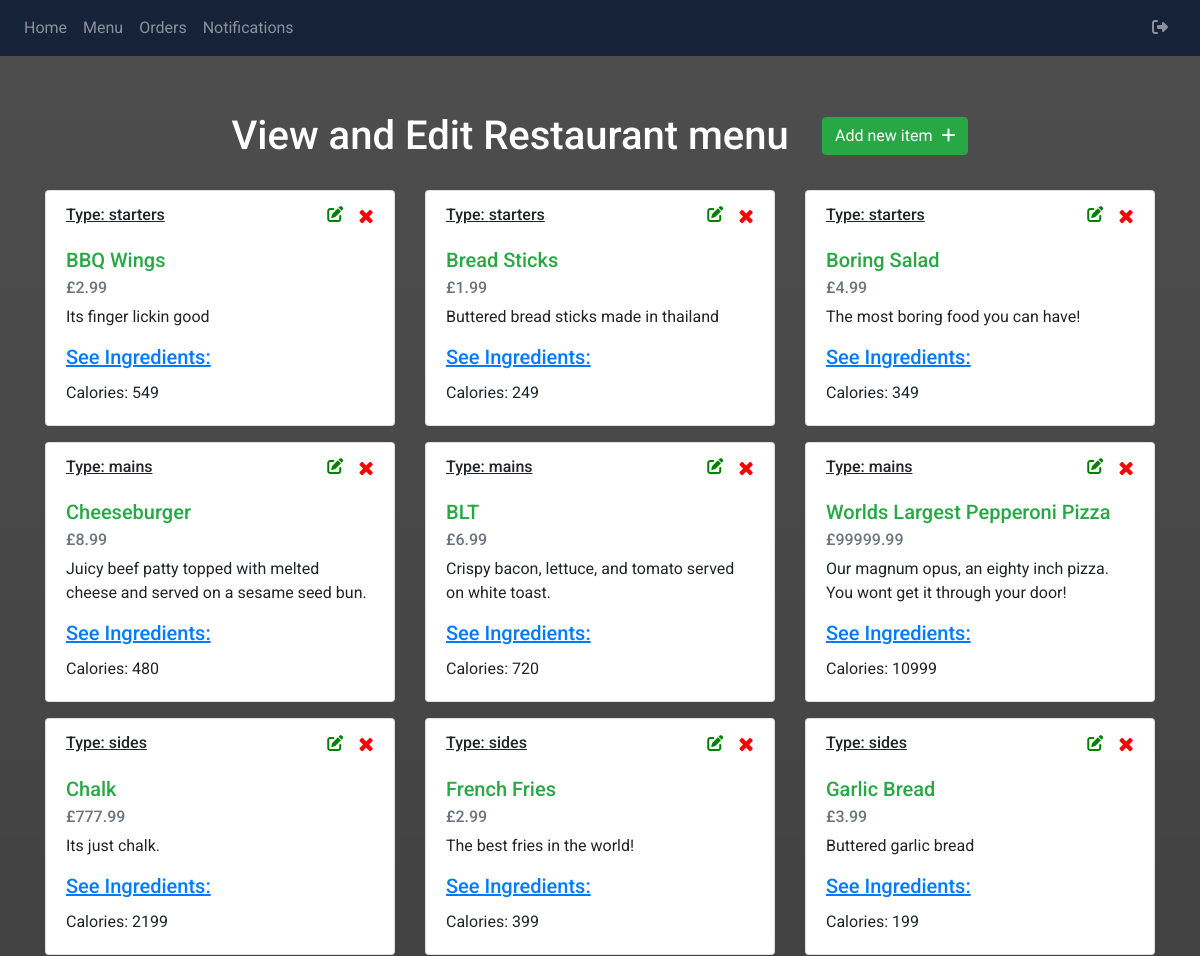
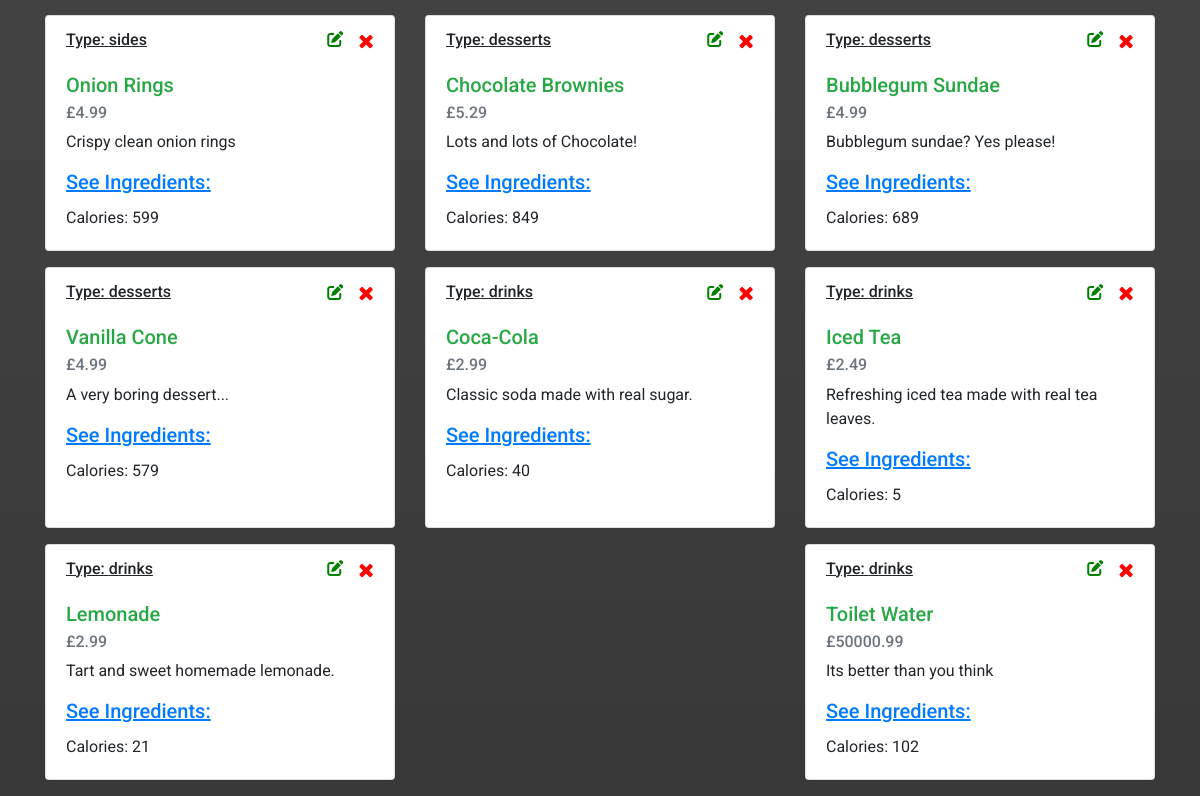
The page /waiter/menu (signed in) on the database its author committed (2 pictures, top to bottom).
### packages/models.py (models this page shows, shortened)
class MenuItem(db.Model):
    __tablename__ = "menu_items"
    id = db.Column(db.Integer, primary_key=True, autoincrement=True)
    name = db.Column(db.String(100), nullable=False)
    price = db.Column(db.Float, nullable=False)
    description = db.Column(db.String(300))
    ingredients = db.relationship("Ingredient", secondary=menu_item_ingredient, lazy="dynamic")
    calories = db.Column(db.Integer)
    type = db.Column(db.Enum('starters', 'mains', 'sides', 'desserts', 'drinks', name='MenuItem_type'), nullable=False)
    picture = db.Column(db.String(200), nullable=True)
    featured = db.Column(db.Boolean, default=False, nullable=True)

### waiter/waiter.py (the view)
@waiter.route('/menu')
@waiter_required
def menu():
    if MenuItem.query.first() == None:
        populate_menu()
    menu_items = MenuItem.query.all()
    return render_template('waiter-menu.html', menu_items=menu_items)

### waiter/static/functions/waiter_functions.py (called while the page is built, shortened)
def waiter_required(func):
    @functools.wraps(func)
    def wrapper(*args, **kwargs):
        return func(*args, **kwargs)
    return wrapper

### waiter/templates/waiter-menu.html (shortened to what this page needs)
{% extends "base.html" %}
{% block content %}
<link rel="stylesheet" href="./static/style/waiter-menu.css">
<link rel="stylesheet" href="https://cdnjs.cloudflare.com/ajax/libs/font-awesome/4.7.0/css/font-awesome.min.css">
  <div class="container">
    <div class = "menu">
      <div class = "menu-header">
      <h1>View and Edit Restaurant menu</h1>
      <div style="margin-top: 5px; margin-left: 3%; text-align: center;">
        <form action="{{url_for('waiter.addItem')}}">
            <button class="btn btn-success">Add new item    <i class="fa-solid fa-plus" style="margin-left: 5px;"></i></button>
        </form>
    </div>
      </div>
    <div class="row">
      <div class="cards">
      {% for item in menu_items %}
      <div class="col-md-4">
        <div class="card mb-3">
          <div class="card-body">
            <a href="{{ url_for('waiter.editItem', item_id=item.id) }}" style="color: green; float: right; margin-right: 10%; margin-top: -2.5%;"><i class="fa-solid fa-pen-to-square"></i></a>
            <a href="{{ url_for('waiter.removeItem', item_id=item.id) }}" class="cross-icon"><span class="fa fa-times"></span></a>
            <h6 class="card-subtitle" style="text-decoration:underline">Type: {{ item.type }}</h6><br>
            <h5 class="card-title text-success">{{ item.name }}</h5>
            <h6 class="card-subtitle mb-2 text-muted">£{{ item.price }}</h6>
            <p class="card-text">{{ item.description }}</p>
            <h5 class="card-title text-primary" data-toggle="collapse" data-target="#ingredients-{{ item.id }}" style="cursor:pointer; text-decoration:underline">See Ingredients:</h5>
            <p class="card-text">Calories: {{ item.calories }}</p>
          </div>
        </div>
      </div>
      {% endfor %}
    </div>
    </div>
  </div>
  </div>
{% endblock %}

### templates/base.html (shortened to what this page needs)
<!DOCTYPE html>
<html>
   <head>
      <link
         rel="stylesheet"
         href="https://stackpath.bootstrapcdn.com/bootstrap/4.4.1/css/bootstrap.min.css"
         />
      <link
         rel="stylesheet"
         href="https://stackpath.bootstrapcdn.com/font-awesome/4.7.0/css/font-awesome.min.css"
         />
   </head>
   <body>
      <nav class="navbar navbar-expand-lg navbar-dark bg-dark">
         <div class="collapse navbar-collapse" id="navbar">
            {% if session['user'] == 'waiter' %}
            <div class="navbar-nav w-100">
               <a class="nav-item nav-link" id="home" href="{{url_for('waiter.home')}}">Home</a>
               <a class="nav-item nav-link" id="menu" href="{{url_for('waiter.menu')}}">Menu</a>
               <a class="nav-item nav-link" id="cart" href="{{url_for('waiter.viewOrders')}}">Orders</a>
               <a class="nav-item nav-link" id="notifications" href="{{url_for('waiter.viewNotifications')}}">Notifications</a>
               <a class="nav-item nav-link ml-auto mr-2" id="logout" href="{{url_for('logout')}}"><i class= "fa-solid fa-right-from-bracket"></i></a>
            </div>
            {% endif %}
         </div>
      </nav>
      {% block content %}
      {% endblock %}
   </body>
</html>

### waiter/static/style/waiter-menu.css (style rules this page uses)
body { background-image: linear-gradient(rgba(0, 0, 0, 0.695),rgba(0, 0, 0, 0.782)) , url("https://images.pexels.com/photos/1640772/pexels-photo-1640772.jpeg?auto=compress&cs=tinysrgb&w=1260&h=750&dpr=2"); background-repeat: none; background-size: cover; }
.menu { display: flex; flex-direction: column; align-items: center; padding-top: 5%; }
.menu h1 { color: white; padding-bottom: 2%; }
.cross-icon { position: absolute; top: 10px; right: 20px; font-size: 20px; color: red; }
.col-md-4 { display: flex; flex-direction: column; }
.cards { display: flex; justify-content: space-between; flex-wrap: wrap; }
.card { display: flex; flex-direction: column; flex-grow: 1; flex-basis: 0; }
.menu-header { display: flex; flex-direction: row; justify-content: center; width: 100%; }
.card-body { flex-grow: 1; }

### templates/base.html (style rules this page uses)
* { font-family: 'Roboto', sans-serif; }
nav.navbar { background-color: #152238 !important; }

### rows shown on the page
MenuItem: type "starters", name "BBQ Wings", price "2.99", description "Its finger lickin good", calories "549"
MenuItem: type "starters", name "Bread Sticks", price "1.99", description "Buttered bread sticks made in thailand", calories "249"
MenuItem: type "starters", name "Boring Salad", price "4.99", description "The most boring food you can have!", calories "349"
MenuItem: type "mains", name "Cheeseburger", price "8.99", description "Juicy beef patty topped with melted cheese and served on a sesame seed bun.", calories "480"
MenuItem: type "mains", name "BLT", price "6.99", description "Crispy bacon, lettuce, and tomato served on white toast.", calories "720"
MenuItem: type "mains", name "Worlds Largest Pepperoni Pizza", price "99999.99", description "Our magnum opus, an eighty inch pizza. You wont get it through your door!", calories "10999"
MenuItem: type "sides", name "Chalk", price "777.99", description "Its just chalk.", calories "2199"
MenuItem: type "sides", name "French Fries", price "2.99", description "The best fries in the world!", calories "399"
MenuItem: type "sides", name "Garlic Bread", price "3.99", description "Buttered garlic bread", calories "199"
MenuItem: type "sides", name "Onion Rings", price "4.99", description "Crispy clean onion rings", calories "599"
MenuItem: type "desserts", name "Chocolate Brownies", price "5.29", description "Lots and lots of Chocolate!", calories "849"
MenuItem: type "desserts", name "Bubblegum Sundae", price "4.99", description "Bubblegum sundae? Yes please!", calories "689"
MenuItem: type "desserts", name "Vanilla Cone", price "4.99", description "A very boring dessert...", calories "579"
MenuItem: type "drinks", name "Coca-Cola", price "2.99", description "Classic soda made with real sugar.", calories "40"
MenuItem: type "drinks", name "Iced Tea", price "2.49", description "Refreshing iced tea made with real tea leaves.", calories "5"
MenuItem: type "drinks", name "Lemonade", price "2.99", description "Tart and sweet homemade lemonade.", calories "21"
MenuItem: type "drinks", name "Toilet Water", price "50000.99", description "Its better than you think", calories "102"
